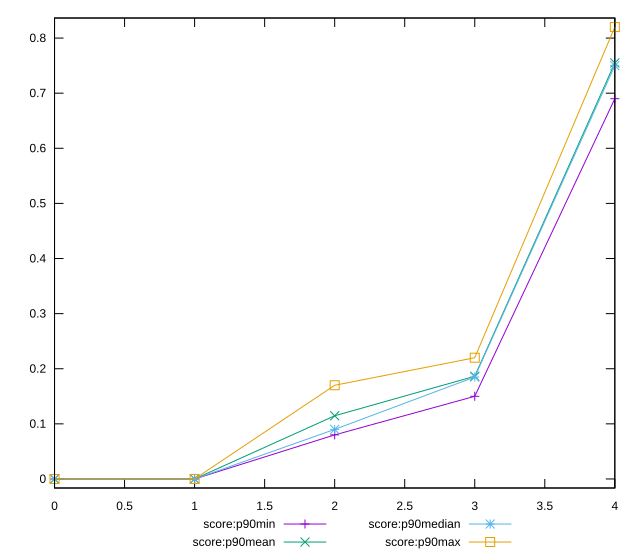

The gnuplot source for this figure:
reset

$scoreP90Min <<EOF
0 0
1 0
2 0.08
3 0.15
4 0.69
EOF

$scoreP90Mean <<EOF
0 0
1 0
2 0.11468085106382972
3 0.1863829787234042
4 0.7548936170212766
EOF

$scoreP90Median <<EOF
0 0
1 0
2 0.09
3 0.185
4 0.75
EOF

$scoreP90Max <<EOF
0 0
1 0
2 0.17
3 0.22
4 0.82
EOF

set key outside below
set xrange [0:4]
set yrange [-0.016399999999999998:0.8363999999999999]
set trange [-0.016399999999999998:0.8363999999999999]
set terminal svg size 640, 560 enhanced background rgb 'white'
set output "report_00021_2021-02-20T09:16:39.615Z/largest-contentful-paint/progression/score.svg"

plot $scoreP90Min title "score:p90min" with linespoints, \
     $scoreP90Mean title "score:p90mean" with linespoints, \
     $scoreP90Median title "score:p90median" with linespoints, \
     $scoreP90Max title "score:p90max" with linespoints

reset
